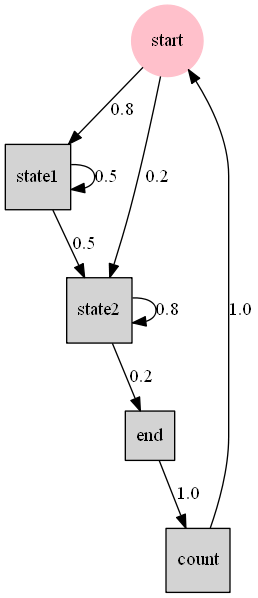

Here is the Python script that generated this plot:
from graphviz import Digraph

G = Digraph(format="png")
G.attr("node", shape="square", style="filled")
G.edge("start","state1",label="0.8")
G.edge("start","state2",label="0.2")
G.edge("state1","state1",label="0.5")
G.edge("state2","state2", label="0.8")
G.edge("state1","state2",label="0.5")
G.edge("state2","end",label="0.2")
G.edge("end","count",label="1.0")
G.edge("count","start",label="1.0")
G.node("start", shape="circle", color="pink")
G.render("test")
